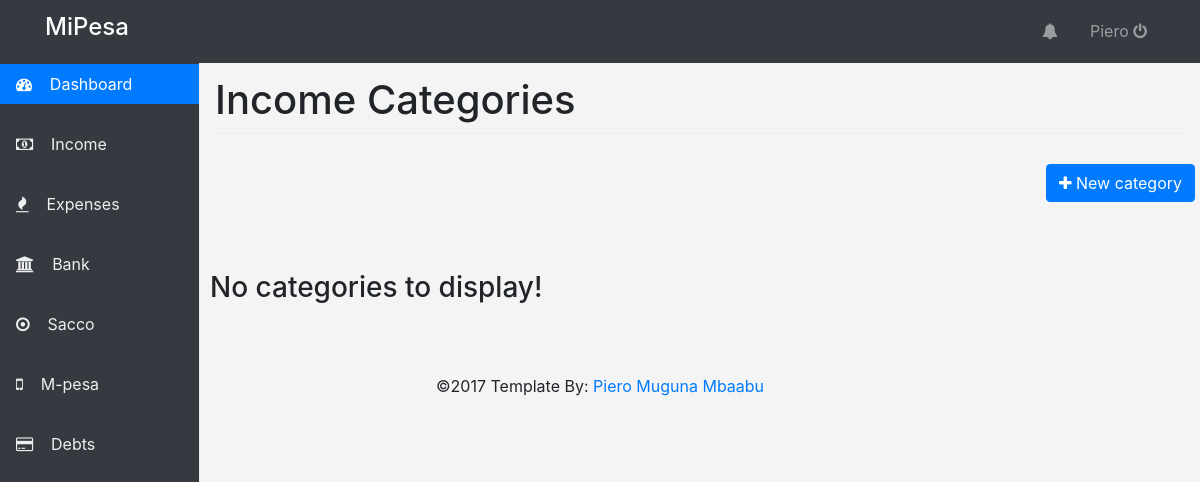
Page /income/ on the earlier database version.
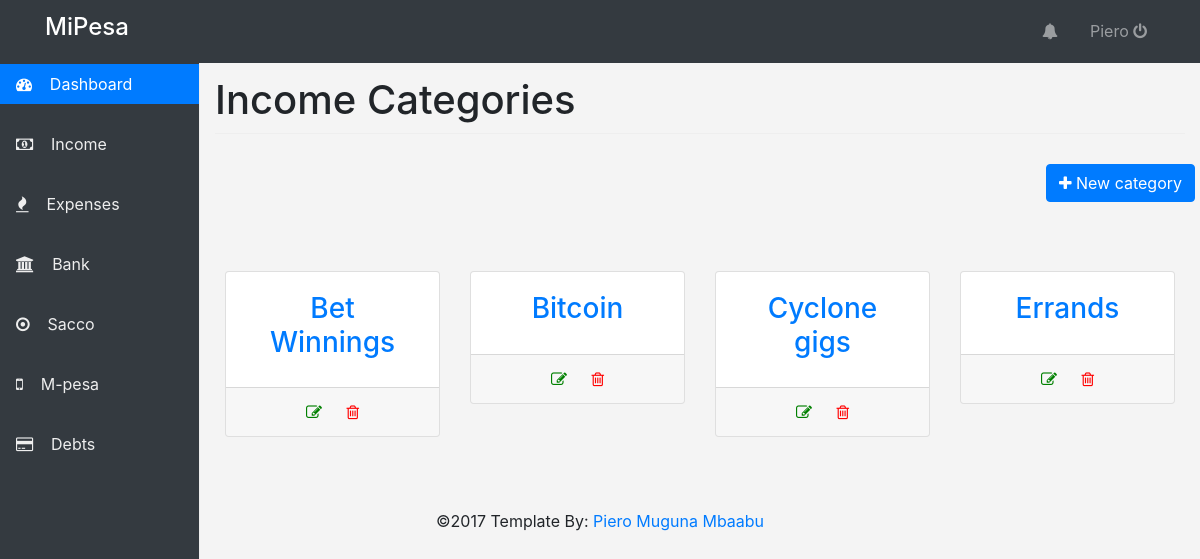
Same page on the later database version.
### income/models.py (models this page shows, shortened)
class Category(models.Model):
	category_name = models.CharField(max_length=200)
	date_created = models.DateTimeField(auto_now_add=True)

### income/views.py (the view)
def categories(request):
	template = 'income/categories.html'
	context = {
		'categories' : Category.objects.all().order_by('category_name'),
	}
	return render(request, template, context)

### income/templates/income/categories.html (shortened to what this page needs)
{% extends "base.html" %}
{% block page_title %}Income Categories{% endblock %}
{% block content %}
<section class="page-head">
	<div class="row">
		<div class="page-nav">
			<button type="button" class="btn btn-primary pull-right" data-toggle="modal" data-target="#newCategory">
			  <i class="fa fa-plus"></i> New category
			</button>
		</div>
	</div>
</section>
<section class="page-body">
	<div class="row">
		{% for category in categories %}
		<div class="col-md-3">
			<a href="">
			<div class="card category text-center">
				<div class="card-body">
					<h3>{{ category.category_name }}</h3>
				</div>
				<div class="card-footer">
					<a href="{% url 'income:edit_category' category.pk %}" style="color: green;"><i class="fa fa-edit"></i></a>
					<a href="{% url 'income:delete_category' category.pk %}" style="color: red;" onclick="return confirm('This action is irreversible. Are you sure?')"><i class="fa fa-trash-o"></i></a>
				</div>
			</div>
			</a>
		</div>
		{% empty %}
		<h3 class="text-center">No categories to display!</h3>
		{% endfor %}
	</div>
</section>
{% endblock %}

### templates/base.html (shortened to what this page needs)
{% load static %}
<!doctype html>
<html lang="en">
  <head>
    <link href="{% static 'css/bootstrap.min.css' %}" rel="stylesheet">
    <link href="{% static 'css/font-awesome.min.css' %}" rel="stylesheet">
    <link href="{% static 'css/style.css' %}" rel="stylesheet">
    <link href="{% static 'css/morris.css' %}" rel="stylesheet">
  </head>
  <body>
    <header>
      <nav class="navbar navbar-expand-lg fixed-top navbar-dark bg-dark">
        <div class="container">
            <a class="navbar-brand" href="#"><h4>MiPesa</h4></a>
            <div class="collapse navbar-collapse justify-content-end" id="mainNav">
              <ul class="navbar-nav">
                <li class="nav-item"><a href="#" class="nav-link"><i class="fa fa-bell"></i></a></li>
                <li class="nav-item"><a href="#" class="nav-link"> </a></li>
                <li class="nav-item"><a href="#" class="nav-link">Piero <i class="fa fa-power-off"></i> </a></li>
              </ul>
            </div>
        </div>
      </nav>
    </header>
    <div class="container-fluid">
      <div class="row">
        <nav class="col-sm-3 col-md-2 d-none d-sm-block bg-dark sidebar">
          <ul class="nav nav-pills flex-column">
            <li class="nav-item">
              <a class="nav-link active" href="#"><i class="fa fa-dashboard"></i> Dashboard <span class="sr-only">(current)</span></a>
            </li>
            <li class="nav-item">
              <a class="nav-link" href="{% url 'income:income_categories' %}"><i class="fa fa-money"></i> Income</a>
            </li>
            <li class="nav-item">
              <a class="nav-link" href="#"><i class="fa fa-fire"></i> Expenses</a>
            </li>
            <li class="nav-item">
              <a class="nav-link" href="#"><i class="fa fa-bank"></i> Bank</a>
            </li>
            <li class="nav-item">
              <a class="nav-link" href="#"><i class="fa fa-dot-circle-o"></i> Sacco</a>
            </li>
            <li class="nav-item">
              <a class="nav-link" href="#"><i class="fa fa-mobile"></i> M-pesa</a>
            </li>
            <li class="nav-item">
              <a class="nav-link" href="#"><i class="fa fa-credit-card"></i> Debts</a>
            </li>
          </ul>
        </nav>
        <main role="main" class="col-sm-9 ml-sm-auto col-md-10 pt-3">
          <h1>{% block page_title %}{% endblock %}</h1>
          {% block content %}
          {% endblock %}
        </main>
      </div>
      <div class="row">
        <footer>
          <p class="text-center">&copy;2017 Template By: <a href="">Piero Muguna Mbaabu</a></p>
        </footer>
      </div>
    </div>
  </body>
</html>

### static/css/style.css (style rules this page uses)
body { background: #f4f4f4f4; }
h1 { padding-bottom: 9px; margin-bottom: 20px; border-bottom: 1px solid #eee; }
.sidebar { position: fixed; margin-top: 34px; top: 0; bottom: 0; left: 0; z-index: 1000; padding: 20px 0; overflow-x: hidden; overflow-y: auto; border-right: 1px solid #eee; }
.sidebar .nav { margin-top: 0; margin-bottom: 20px; }
.sidebar .nav-item { width: 100%; text-align: left; padding: 10px 0px; }
.sidebar .nav-item + .nav-item { margin-left: 0; }
.sidebar .nav-link { border-radius: 0; color: #eee; }
.sidebar .nav-link .fa { padding-right: 5px; margin-right: 5%; }
main { margin-top: 5%; }
.page-body { padding: 10px; margin-top: 3%; }
.page-nav { padding: 10px 5px; margin-bottom: 2%; width: 100%; }
.category { margin-bottom: 5%; text-decoration: none; }
.category .card-footer a { margin-right: 20px; }
footer { text-align: center; width: 100%; margin-top: 3%; padding: 15px; }

Differences in the rows shown:
added Category: category_name "Bet Winnings"
added Category: category_name "Bitcoin"
added Category: category_name "Cyclone gigs"
added Category: category_name "Errands"
Other differences:
text no longer shown: "No categories to display!"
